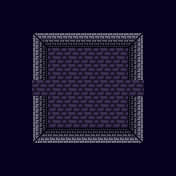

A 2D game scene composited from a Tiled map and its tileset images. What follows is a short description and the map's XML, with every tile layer's data as written:
An orthogonal 11x11 tile map with 16x16 px tiles, 3 tile layers (Background, Ground, Walls).

<map version="1.2" tiledversion="1.2.5" orientation="orthogonal" renderorder="right-down" width="11" height="11" tilewidth="16" tileheight="16" infinite="0" nextlayerid="4" nextobjectid="1">
 <tileset firstgid="1" name="DungeonTiles" tilewidth="16" tileheight="16" tilecount="102" columns="6">
  <image source="DungeonStarter.png" width="96" height="272" />
  <tile id="0">
   <properties>
    <property name="collides" value="true" />
   </properties>
  </tile>
  <tile id="1">
   <properties>
    <property name="collides" value="true" />
   </properties>
  </tile>
  <tile id="2">
   <properties>
    <property name="collides" value="true" />
   </properties>
  </tile>
  <tile id="6">
   <properties>
    <property name="collides" value="true" />
   </properties>
  </tile>
  <tile id="8">
   <properties>
    <property name="collides" value="true" />
   </properties>
  </tile>
  <tile id="12">
   <properties>
    <property name="collides" value="true" />
   </properties>
  </tile>
  <tile id="13">
   <properties>
    <property name="collides" value="true" />
   </properties>
  </tile>
  <tile id="14">
   <properties>
    <property name="collides" value="true" />
   </properties>
  </tile>
 </tileset>
 <layer id="3" name="Background" width="11" height="11">
  <data encoding="csv">
6,6,6,6,6,6,6,6,6,6,6,
6,6,6,6,6,6,6,6,6,6,6,
6,6,6,6,6,6,6,6,6,6,6,
6,6,6,6,6,6,6,6,6,6,6,
6,6,6,6,6,6,6,6,6,6,6,
6,6,6,6,6,6,6,6,6,6,6,
6,6,6,6,6,6,6,6,6,6,6,
6,6,6,6,6,6,6,6,6,6,6,
6,6,6,6,6,6,6,6,6,6,6,
6,6,6,6,6,6,6,6,6,6,6,
6,6,6,6,6,6,6,6,6,6,6
</data>
 </layer>
 <layer id="1" name="Ground" width="11" height="11">
  <data encoding="csv">
0,0,0,0,0,0,0,0,0,0,0,
0,0,0,0,0,0,0,0,0,0,0,
0,0,0,0,0,0,0,0,0,0,0,
0,0,0,8,8,8,8,8,0,0,0,
0,0,0,8,8,8,8,8,0,0,0,
0,0,8,8,8,8,8,8,8,0,0,
0,0,0,8,8,8,8,8,0,0,0,
0,0,0,8,8,8,8,8,0,0,0,
0,0,0,0,0,0,0,0,0,0,0,
0,0,0,0,0,0,0,0,0,0,0,
0,0,0,0,0,0,0,0,0,0,0
</data>
 </layer>
 <layer id="2" name="Walls" width="11" height="11">
  <data encoding="csv">
0,0,0,0,0,0,0,0,0,0,0,
0,0,0,0,0,0,0,0,0,0,0,
0,0,1,2,2,2,2,2,3,0,0,
0,0,7,0,0,0,0,0,9,0,0,
0,0,7,0,0,0,0,0,9,0,0,
0,0,0,0,0,0,0,0,0,0,0,
0,0,7,0,0,0,0,0,9,0,0,
0,0,7,0,0,0,0,0,9,0,0,
0,0,13,14,14,14,14,14,15,0,0,
0,0,0,0,0,0,0,0,0,0,0,
0,0,0,0,0,0,0,0,0,0,0
</data>
 </layer>
</map>
